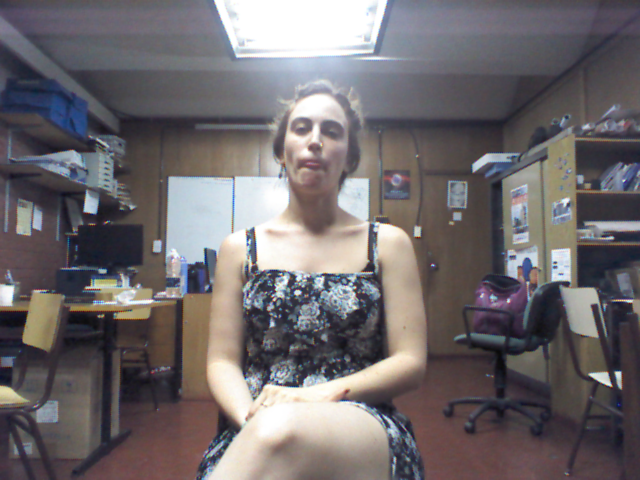
%> input picture data/10084394_0.ppm, 640 x 480 px
$ octave test.m   (GNU Octave 9; MATLAB toolbox functions it lacks are replaced by stand-ins)
%> lines starting %> are read from the running program, lines starting %| are printed output that depends on the picture
%%
rgb = imread('10084394_0.ppm');
%> rgb is the input picture: size 480x640x3 uint8; mean R, G, B 111.6, 106.2, 109
imshow(rgb)
%%
depth1 = imread('10084396_0.pgm');
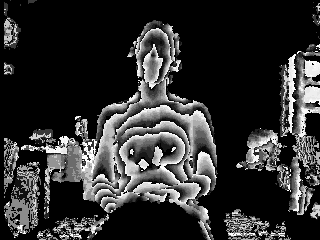
%> input picture data/10084396_0.pgm, 320 x 240 px
%> depth1 is the input picture: size 240x320 uint16; min 0, max 63602, mean 12237.6
imshow(depth1)
imagesc(depth1)

realDepth1 = depth1/8;

imagesc(realDepth1)
imshow(realDepth1)
%%
fid = fopen('10084396_0.pgm');

line = fgetl(fid);
assert(strcmp(line,'P5'));

line = fgetl(fid);
assert(strcmp(line(1),'#'));

line = fgetl(fid);
[width, height] = strtok(line);
width = str2double(width);
height = str2double(height);

line = fgetl(fid);
assert(strcmp(line,'65535'));

depth = fread(fid,Inf,'*uint16');
assert(numel(depth) == width*height);

fclose(fid);

depth = reshape(depth,width,height)';
%%
imshow(depth)
imagesc(depth)
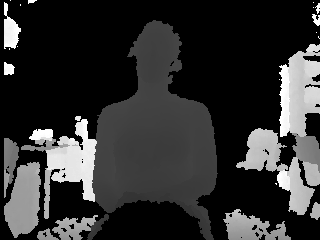
%> displayed picture: size 240x320x3, on the screen's scale of 0 to 255; min 0, max 255, mean 48.4

realDepth = depth/8;
imshow(realDepth,[])
